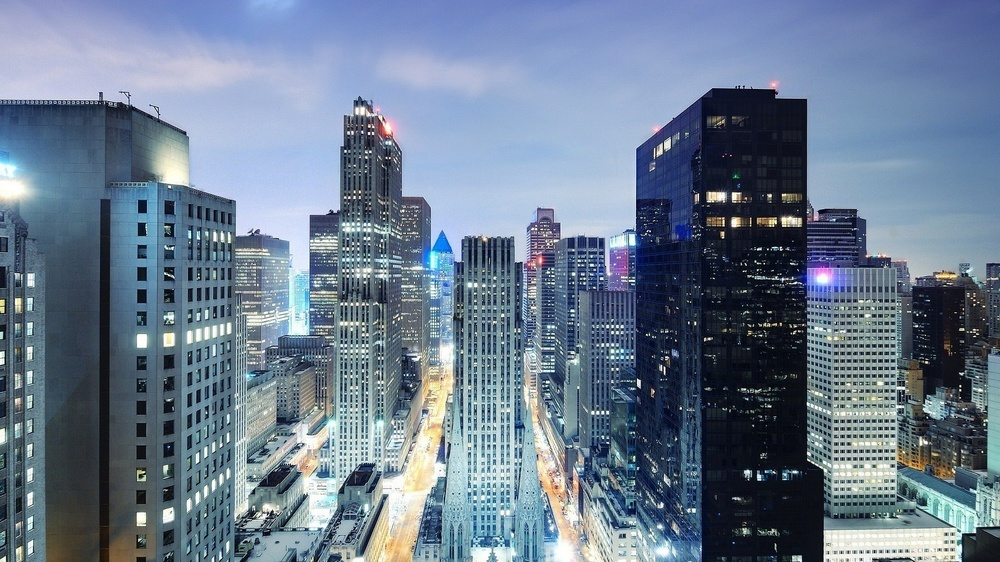
#> input picture HW3/img.jpg, 1000 x 562 px, shrunk from 1920 x 1080 before the run
$ python code.py
#> lines starting #> are read from the running program, lines starting #| are printed output that depends on the picture
import numpy as np
import cv2
import matplotlib.pyplot as plt

def gauss_dist_mat(shape, freq):
    m, n = shape
    cy, cx = m // 2 , n // 2     # center coordinates
    x = np.arange(n)
    y = np.arange(m)
    X, Y = np.meshgrid(x, y)
    print(x,y)

    dist_mat = np.sqrt((X - cx)**2 + (Y - cy)**2) # distance matrix
    gauss_mat = 1 - np.exp(- (dist_mat**2) / (2 * (freq**2))) # gaussian matrix

    return gauss_mat

def highpass_func(img, freq):

    # Fourier Transform
    f_transform= np.fft.fft2(img)
    f_transform_shift = np.fft.fftshift(f_transform)

    #Gaussian Highpass Filter matrix
    hpass_filt = gauss_dist_mat(img.shape, freq)

    # highpass filter
    filt_f_transform= f_transform_shift * hpass_filt

    # Inverse Fourier Transform
    f_invshift = np.fft.ifftshift(filt_f_transform)
    final_img = np.fft.ifft2(f_invshift)
    final_img = np.abs(final_img)

    return img, final_img, hpass_filt


# load image in grayscale
image = cv2.imread('img.jpg', cv2.IMREAD_GRAYSCALE)
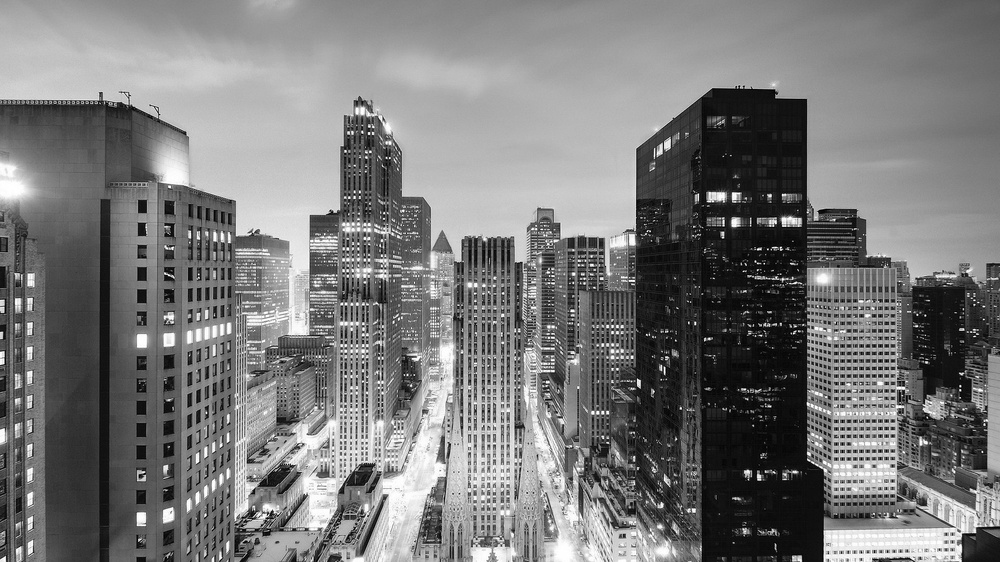
#> image: shape (562, 1000); min 0, max 255, mean 121.3

# cutoff frequency
cutoff_frequency = [20,40,80]

for freq in cutoff_frequency:
    original_img, filtered_img, highpass_filter = highpass_func(image, freq)

    # Plots

    plt.figure(figsize=(18, 6))
    plt.suptitle(f'Highpass Filtering with Cutoff Frequency = {freq}', fontsize=16, weight='bold')

    plt.subplot(1, 3, 1)
    plt.imshow(original_img, cmap='gray')
    plt.title('Original Grayscale Image', fontsize=12)
    plt.axis('off')

    plt.subplot(1, 3, 2)
    plt.imshow(highpass_filter, cmap='gray')
    plt.title('Gaussian Highpass Filter')
    plt.axis('off')

    plt.subplot(1, 3, 3)
    plt.imshow(filtered_img, cmap='gray')
    plt.title('Filtered Output Image', fontsize=12)
    plt.axis('off')

    plt.tight_layout(pad=2, rect=[0, 0, 1, 0.95])
    plt.show()
#> this loop made 3 passes
#> pass 1, in highpass_func, `final_img = np.abs(final_img)`:
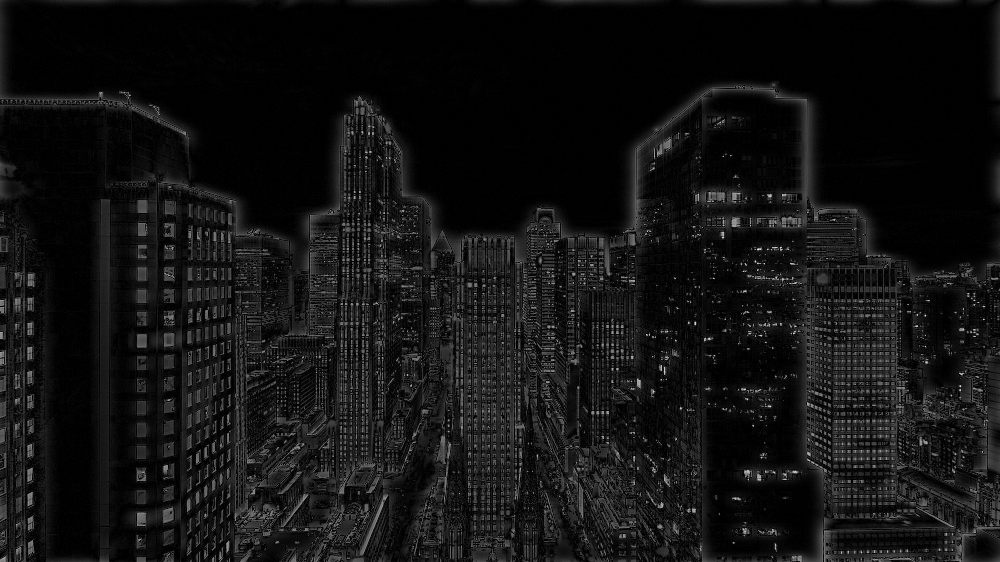
#> final_img: shape (562, 1000) float64; min 1.5e-05, max 223.6, mean 19.1
#> pass 1, `original_img, filtered_img, highpass_filter = highpass_func(image, freq)`:
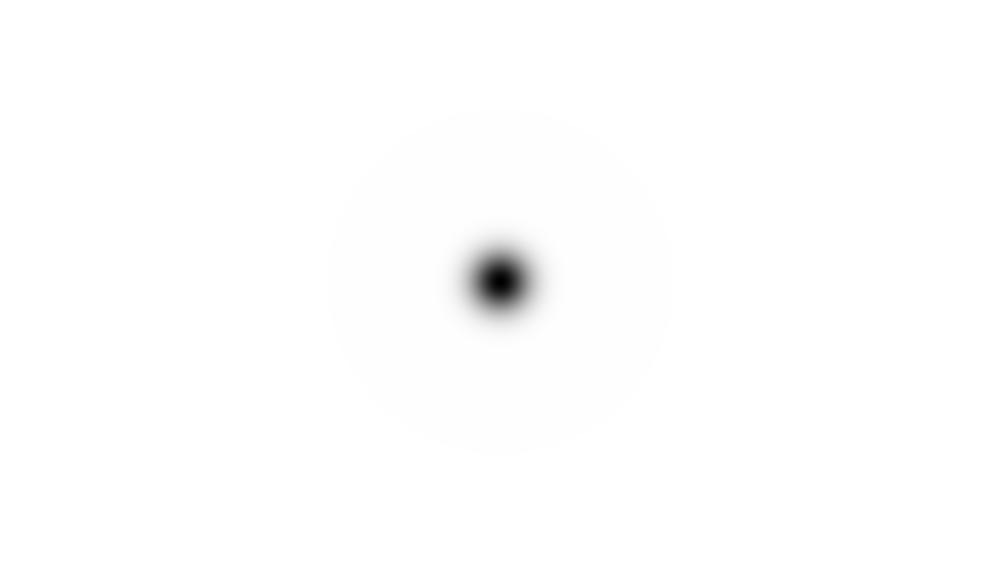
#> highpass_filter: shape (562, 1000) float64; min 0, max 1, mean 0.996
#> pass 1, `plt.show()`:
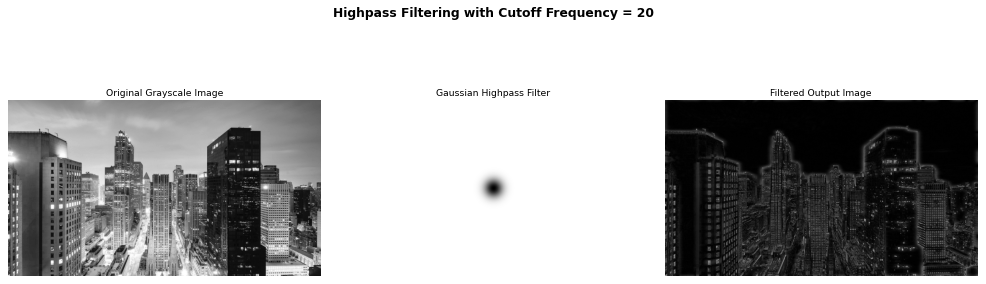
#> figure drawn by matplotlib, 3 panels
#> pass 2, in highpass_func (call 2), `final_img = np.abs(final_img)`:
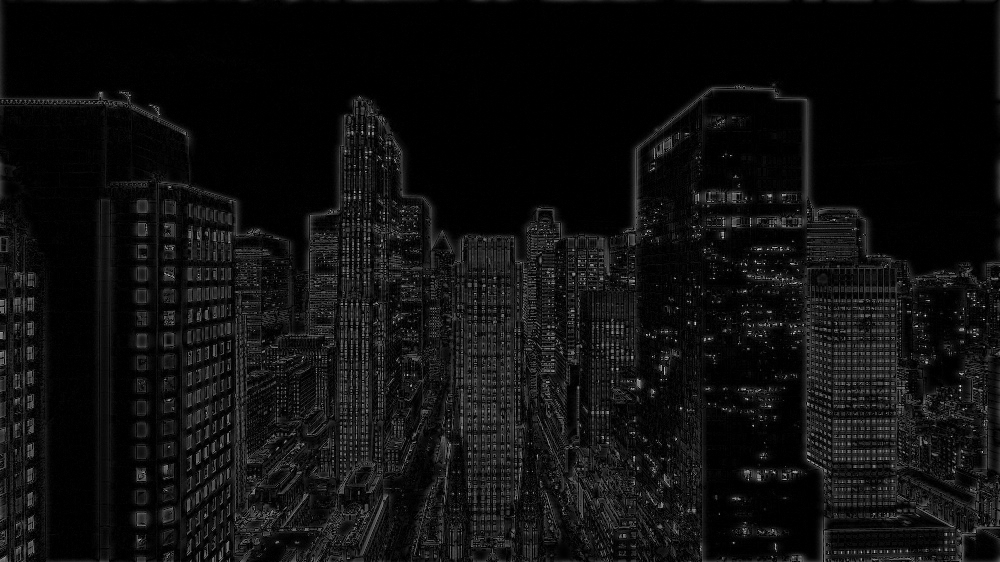
#> final_img: shape (562, 1000) float64; min 2.14e-06, max 217.6, mean 15.3
#> pass 2, `original_img, filtered_img, highpass_filter = highpass_func(image, freq)`:
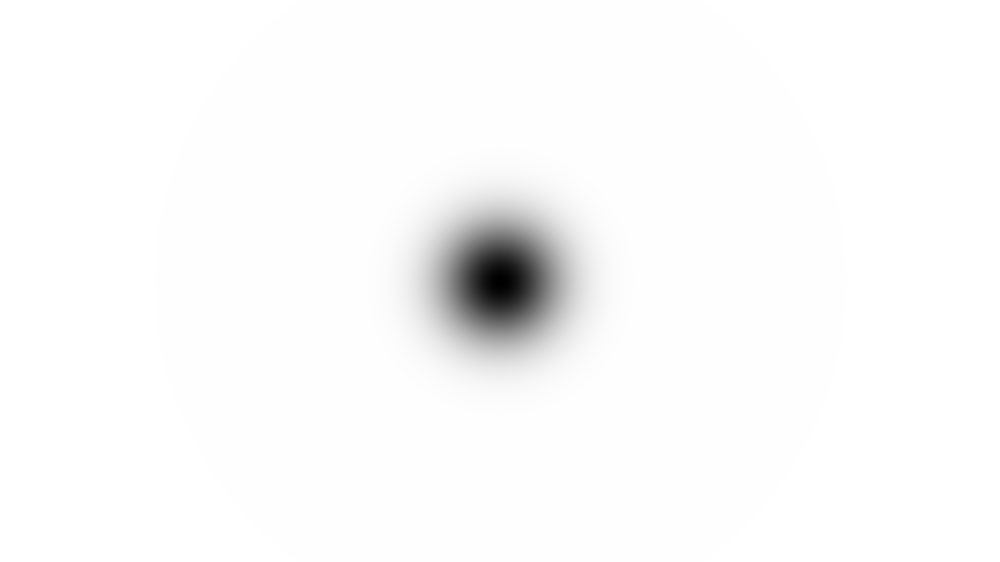
#> highpass_filter: shape (562, 1000) float64; min 0, max 1, mean 0.982
